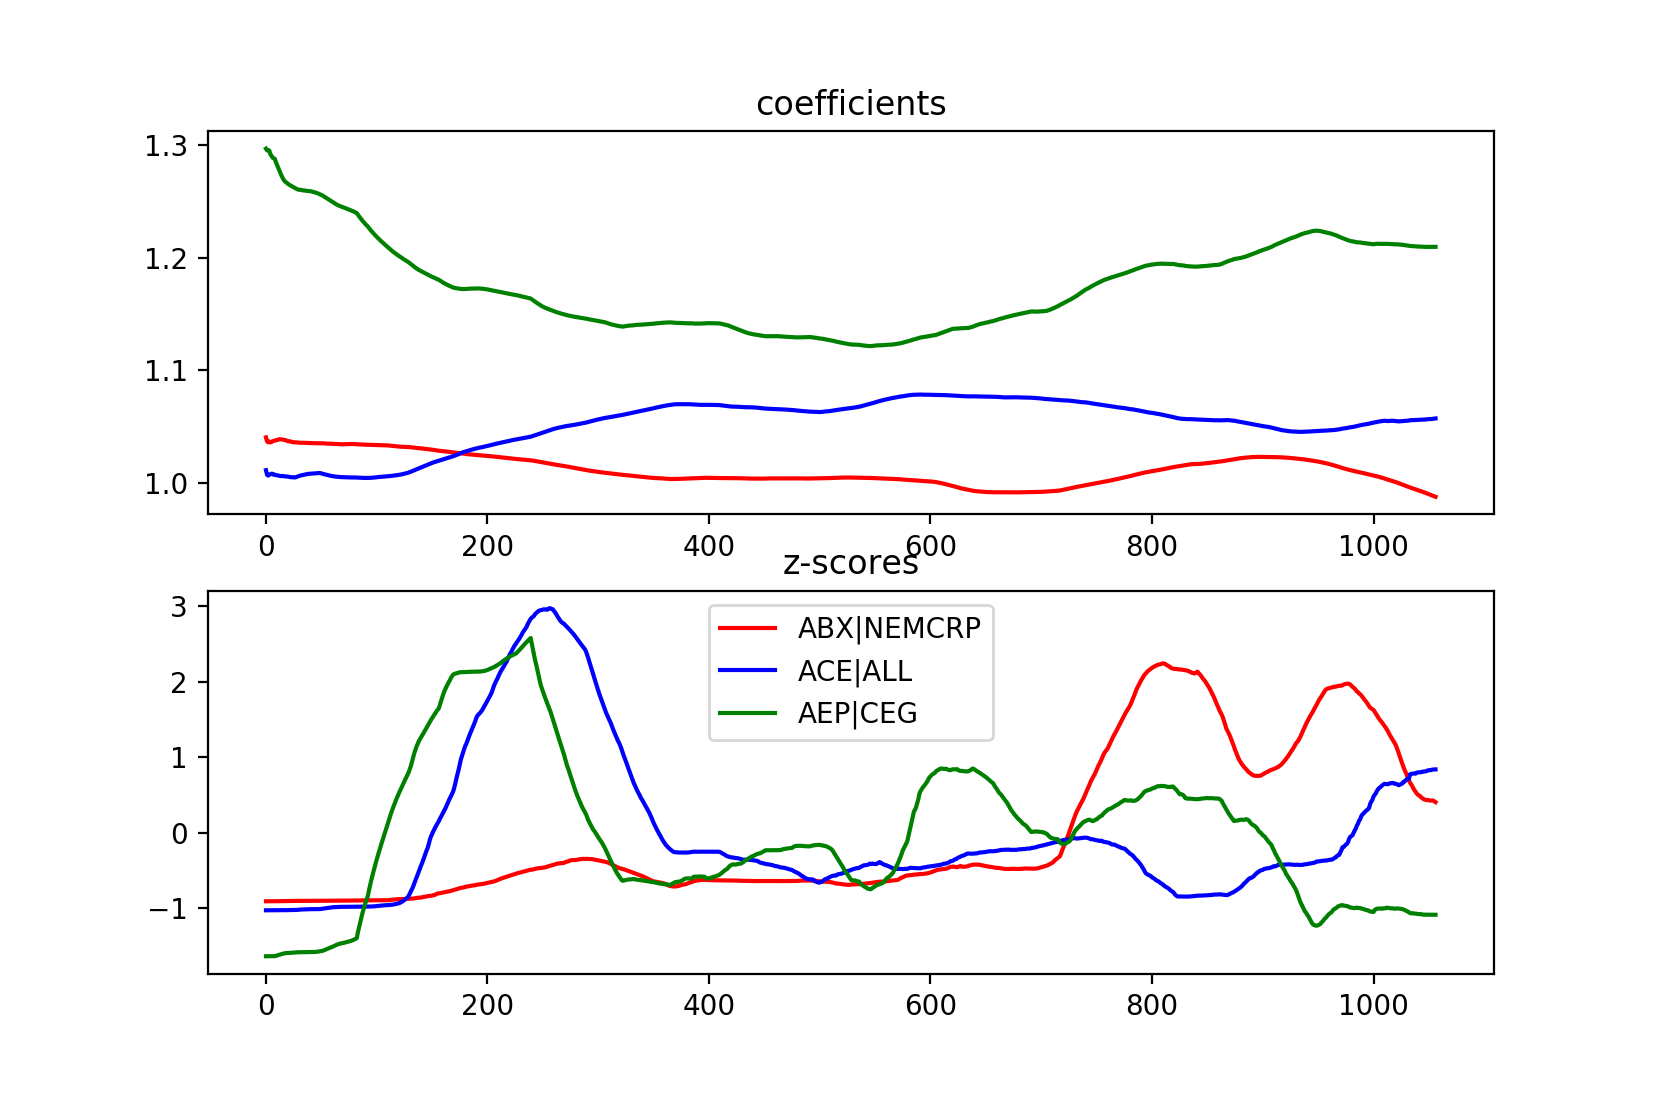

Source code (Python):
import pandas
from scipy import stats
import numpy as np
import matplotlib.pyplot as plt

max_window = 240

df = pandas.read_csv('pairs-reg1.csv')
df['coeff'] = np.nan # initialize coeff column with NaNs

for i in reversed(df.index): # loop through indicies backwards
    ticker_pair = df.loc[i, 'tickerPair']
    
    # set window size to largest possible value <= max_window
    # using trading days (indicies), not calendar days
    window = 1
    while window < max_window and i-window >= 0 and df.loc[i-window, 'tickerPair'] == ticker_pair:
        window+=1

    x = df.loc[i-window+1:i, 'Spread1.log']
    y = df.loc[i-window+1:i, 'Spread2.log']

    x = np.array(x)
    y = np.array(y)
    x = x[:,np.newaxis]    
    reg = np.linalg.lstsq(x, y)
    df.loc[i, 'coeff'] = reg[0]

    if reg[1].size > 0:
        df.loc[i, 'resid'] = reg[1][0]
    else:
        df.loc[i, 'resid'] = 0 # we can do this because we're forcing 0 y-intercept

# do zscores
df['zscore'] = df.groupby('tickerPair')['resid'].transform(stats.zscore)

print(df)

#plotting

styles = ['r-', 'b-', 'g-']
pairs = df['tickerPair'].unique()

plt.subplot(2, 1, 1)
for p, s in zip(pairs, styles):
    coeffs = df.loc[df['tickerPair'] == p]['coeff'].tolist()
    plt.plot(coeffs, s, label=p)
    plt.title('coefficients')

plt.subplot(2, 1, 2)
for p, s in zip(pairs, styles):
    zscores = df.loc[df['tickerPair'] == p]['zscore'].tolist()
    plt.plot(zscores, s, label=p)
    plt.title('z-scores')

plt.legend()
#plt.legend(bbox_to_anchor=(0, -0.2), loc=8, borderaxespad=0.)
plt.show()
